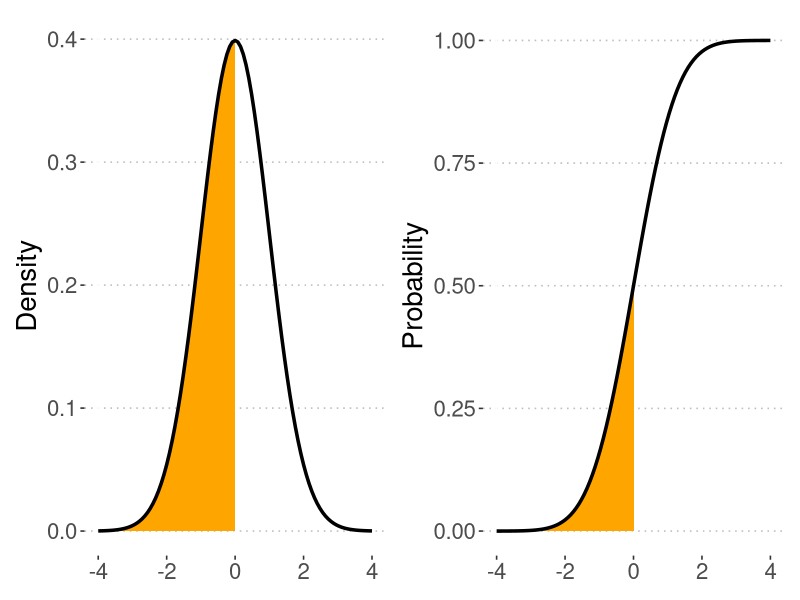
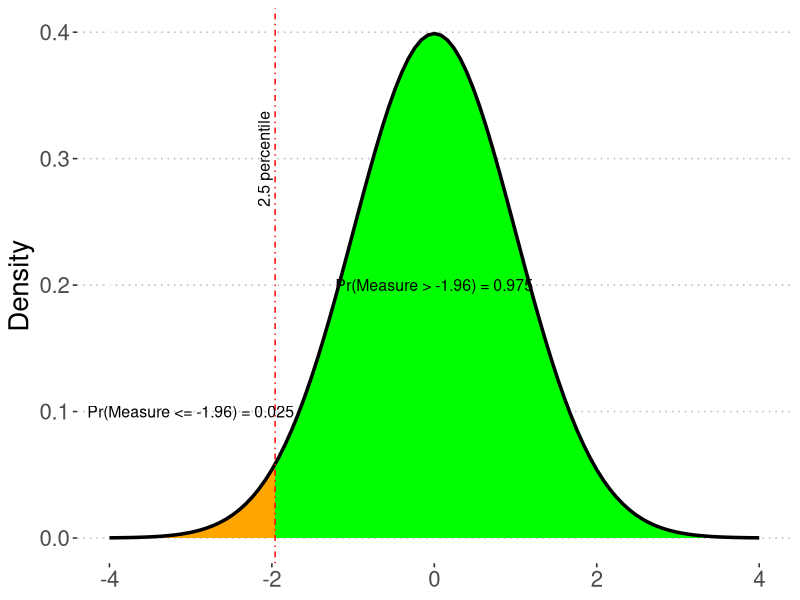
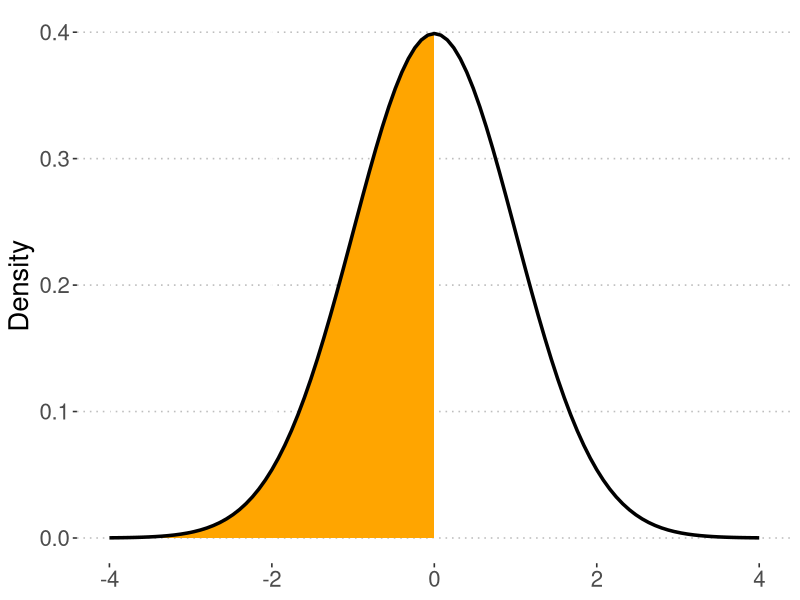
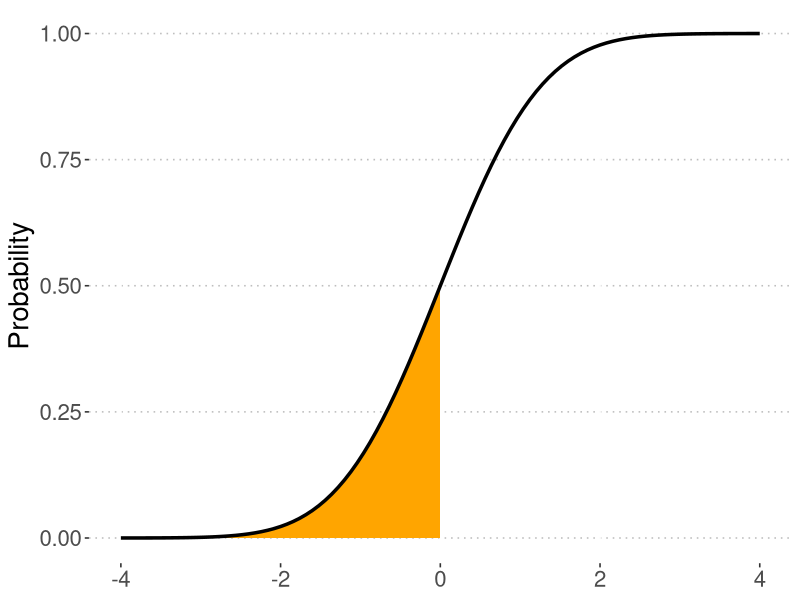
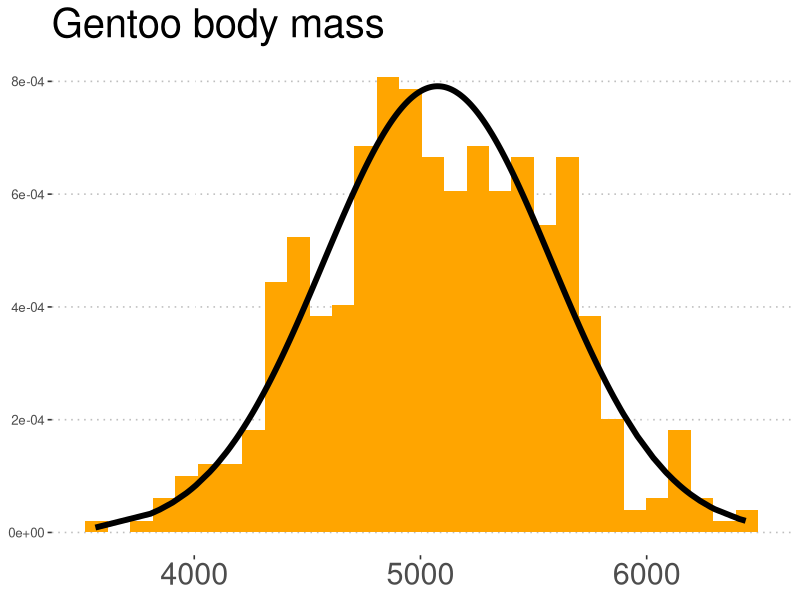
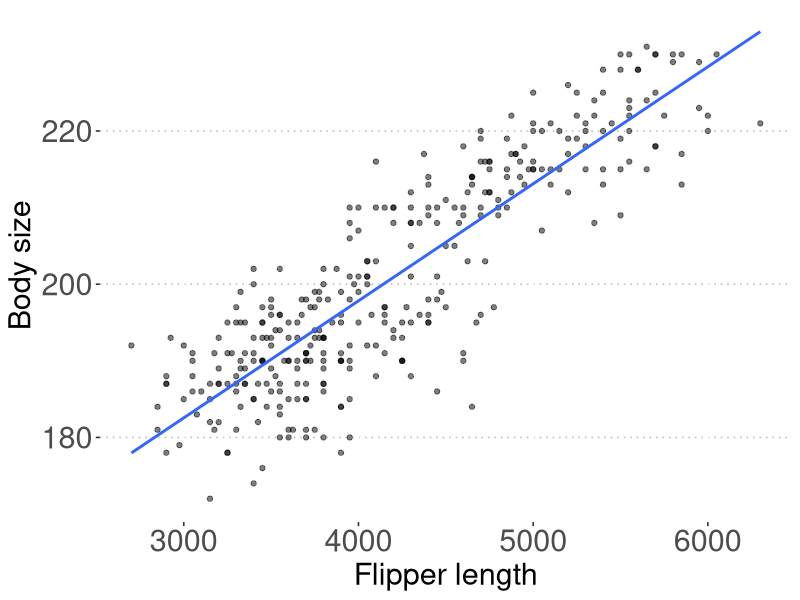
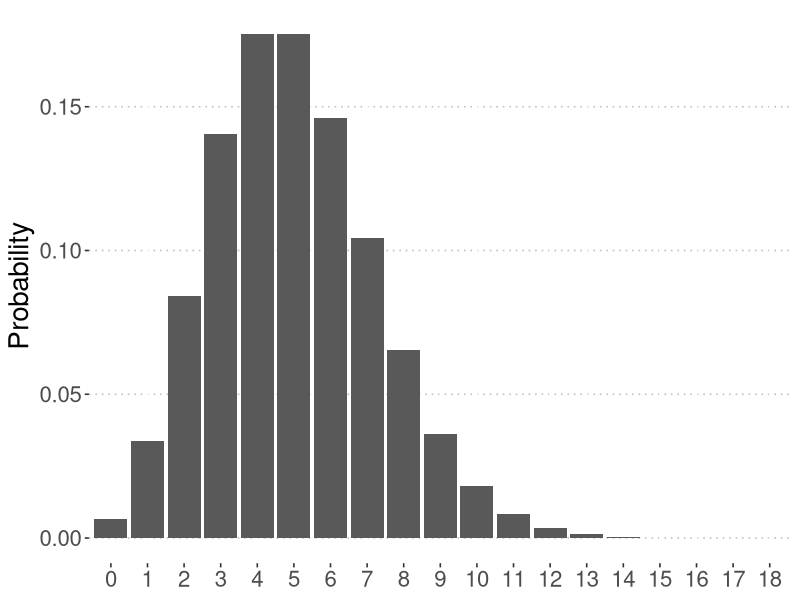

Recreate these plots in R, in order.
## ---- chunk 1
library(ggplot2)
library(ggpubr)
library(patchwork)
library(palmerpenguins)
## ---- chunk 2
#| fig-pos: "b"
pdf_plot <- ggplot(data.frame(x = c(-4, 4)), aes(x)) +
  stat_function(fun = dnorm, xlim = c(-4, 0), geom = "area", fill = "orange") +
  stat_function(fun = dnorm, lwd = 1.2) + 
  ylab("Density") + xlab(NULL) +
  theme_pubclean() +
  theme(text = element_text(size = 20))

cdf_plot <- ggplot(data.frame(x = c(-4, 4)), aes(x)) +
  stat_function(fun = pnorm, xlim = c(-4, 0), geom = "area", fill = "orange") +
  stat_function(fun = pnorm, lwd = 1.2) + 
  ylab("Probability") + xlab(NULL) +
  theme_pubclean() +
  theme(text = element_text(size = 20))

pdf_plot | cdf_plot

## ---- chunk 3
#| fig-pos: "b"
qnt_plot <- ggplot(data.frame(x = c(-4, 4)), aes(x)) +
  stat_function(fun = dnorm, xlim = c(-4, -1.96), geom = "area", fill = "orange") +
  stat_function(fun = dnorm, xlim = c(-1.96, 4), geom = "area", fill = "green") +
  stat_function(fun = dnorm, lwd = 1.2) + 
  geom_vline(xintercept = -1.96, col = "red", lty = "dotdash") +
  annotate(geom = "text", x = -2.1, y = 0.3, label = "2.5 percentile", col = "black", angle = 90, size = 4) +
  annotate(geom = "text", x = 0, y = 0.2, label = "Pr(Measure > -1.96) = 0.975", col = "black", size = 4) +
  annotate(geom = "text", x = -3, y = 0.1, label = "Pr(Measure <= -1.96) = 0.025", col = "black", size = 4) +
  ylab("Density") + xlab(NULL) +
  theme_pubclean() +
  theme(text = element_text(size = 20))


qnt_plot
## ---- chunk 4
#| fig-pos: "b"
pdf_plot
cdf_plot
## ---- chunk 5
data("penguins")

penguins <- as.data.frame(penguins)

PinguMeanBodyMass <- mean(penguins$body_mass_g[penguins$species == "Gentoo"], na.rm = T)

PinguSdBodyMass <- sd(penguins$body_mass_g[penguins$species == "Gentoo"], na.rm = T)

set.seed(10)
PinguBodyMass <- rnorm(500, mean = PinguMeanBodyMass, sd = PinguSdBodyMass) 

PinguBodyMass <- data.frame(ID = seq_along(PinguBodyMass), BodyMass = PinguBodyMass)

PinguBodyMass$BodyMassDens <- with(PinguBodyMass, dnorm(BodyMass, mean = PinguMeanBodyMass, sd = PinguSdBodyMass))

knitr::kable(PinguBodyMass[1:8, c(1, 2)])
## ---- chunk 6
#| fig-pos: "b"
#| fig-width: 14

ggplot(PinguBodyMass, aes(x = BodyMass)) +
  geom_histogram(fill = "orange", aes(y = ..density..)) +  
  geom_line(data = PinguBodyMass, aes(x = BodyMass, y = BodyMassDens), col = "black", lwd = 2) +
  ggtitle("Gentoo body mass") +
  ylab(NULL) + xlab(NULL) +
  theme_pubclean() +
  theme(title = element_text(size = 24), axis.title.x = element_text(size = 22),
        axis.text.x.bottom = element_text(size = 22))
## ---- chunk 7
ggplot(penguins, aes(x = body_mass_g, y = flipper_length_mm)) +
  geom_point(alpha = .5, col = "black", fill = "lightgrey") +
  geom_smooth(method = "lm", formula = y ~ x, se = F) +
  xlab("Flipper length") + ylab("Body size") +
  theme_pubclean() +
  theme(title = element_text(size = 24), axis.title = element_text(size = 22),
        axis.text = element_text(size = 22))
## ---- chunk 8
Poisson_mass <- dpois(seq(from = 0, to = 30), lambda = 5)

ggplot(data = data.frame(Proba = Poisson_mass[1:19], Outcome = as.factor(seq(from = 0, to = 18))),
       aes(x = Outcome, y = Proba)) +
  geom_col() +
  ylab("Probability") + xlab(NULL) +
  theme_pubclean() +
  theme(text = element_text(size = 20))
